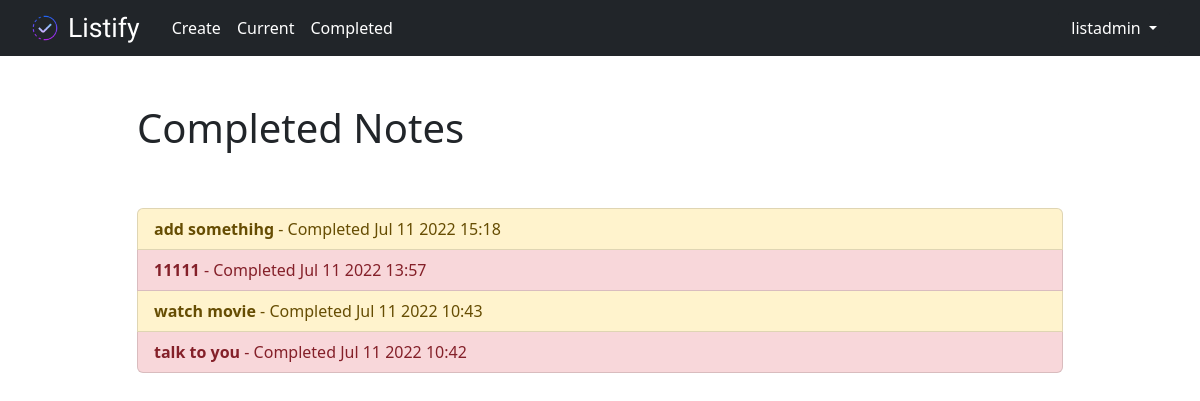
The page /completed/ (signed in) on the database as committed earlier.
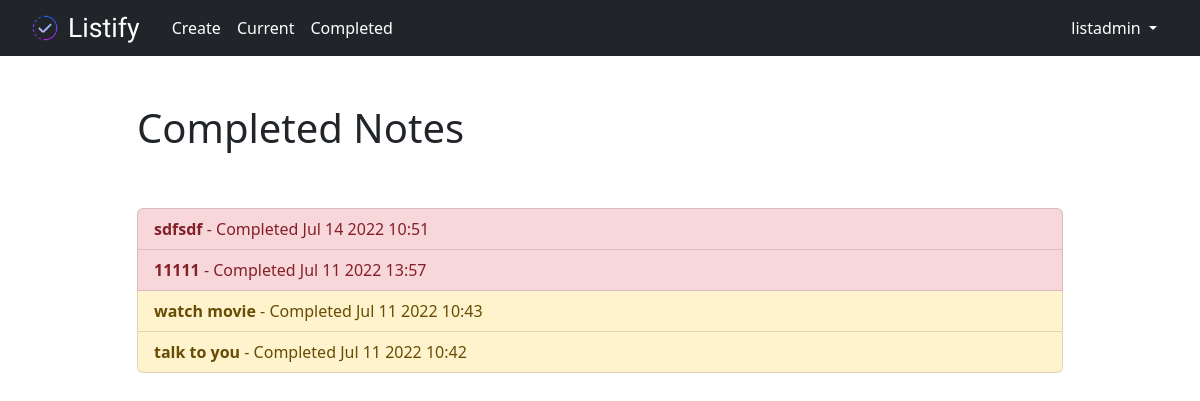
The same page on the database as committed later.
### listapp/models.py (models this page shows, shortened)
class Listify(models.Model):
    title = models.CharField(max_length=100)
    memo = models.TextField(blank=True)
    created = models.DateTimeField(auto_now_add=True)
    datecompleted = models.DateTimeField(null=True, blank=True)
    important = models.BooleanField(default=False)
    user = models.ForeignKey(User, on_delete=models.CASCADE)

### listapp/views.py (the view)
# urls.py: path('completed/', views.completednotes, name='completednotes'),
@login_required
def completednotes(request):
    notes = Listify.objects.filter(
        user=request.user,
        datecompleted__isnull=False).order_by('-datecompleted')
    return render(request, 'listapp/completednotes.html', {'notes': notes})

### listapp/templates/listapp/completednotes.html
{% extends 'listapp/base.html' %}
{% block content %}
<div class="row justify-content-center mt-5">
  <div class="col-md-10">
    <h1>Completed Notes</h1>
  </div>
</div>
<div class="row justify-content-center mt-5">
  <div class="col-md-10">
    <div class="list-group">
      {% for note in notes %}
      <a href="{% url 'viewnote' note.id %}" class="list-group-item list-group-item-action list-group-item-warning
      {% if note.important %} list-group-item-danger {% endif %}"><b>{{ note.title }}</b> - Completed
        {{ note.datecompleted|date:'M j Y H:i' }}</a>
      {% endfor %}
    </div>
  </div>
</div>
{% endblock content %}

Rows that differ between the two databases and show on the page:
removed Listify: title "add somethihg", datecompleted "Jul 11 2022 15:18", important False (drawn)
added Listify: title "sdfsdf", datecompleted "Jul 14 2022 10:51", important True (drawn)
changed Listify "talk to you": important True → False (drawn)
